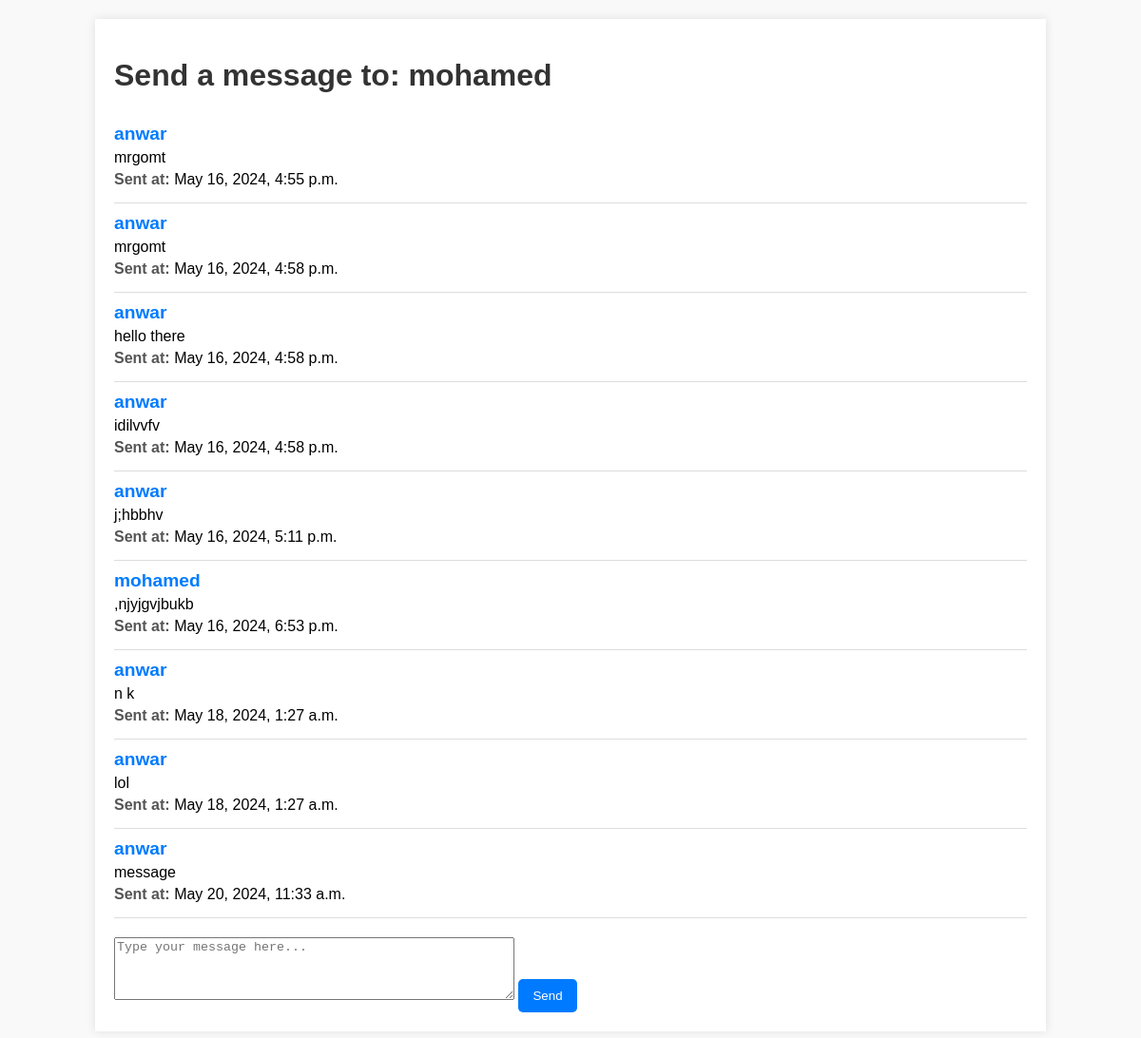
Screenshot of /message/6 with the database file from the repository.
### api/models.py (models this page shows, shortened)
class Message(models.Model):
    body=models.TextField()
    sender=models.ForeignKey(User,on_delete=models.CASCADE,related_name='sender')
    date=models.DateTimeField(auto_now_add=True)
    receiver=models.ForeignKey(User,on_delete=models.SET_NULL,related_name='receiver',null=True)

### api/views.py (the view)
# urls.py: path('message/<str:userid>',TanmirtMessage,name='message'),
def TanmirtMessage(request,userid):
    messages=Message.objects.all()
    receiver=User.objects.get(pk=userid)
    if request.method=='POST':
        form=MessageForm(request.POST)
        if form.is_valid():
            instance=form.save(commit=False)
            instance.sender=request.user
            instance.receiver=receiver
            instance.save()
            return redirect('message',userid=userid)
    else:
        form=MessageForm()
    context={'receiver':receiver , 'form':form,'messages':messages}
    return render(request,'messages.html',context)

### api/forms.py
class MessageForm(ModelForm):
    class Meta:
        model=Message
        fields=[
            'body'
        ]
        widgets = {
            'body': forms.Textarea(attrs={
                'class': 'form-control',
                'placeholder': 'Type your message here...',
                'rows': 4,
                'cols': 50
            }),
        }
        labels = {
            'body': '',
        }

### templates/messages.html (shortened to what this page needs)
<!DOCTYPE html>
<html lang="en">
<head>
    {%load static %}
    <link rel="stylesheet" href="{% static 'css/messages.css' %}">
</head>
<body>
    <div class="container">
        <h1>Send a message to: {{ receiver.username }}</h1>
        {% for message in messages %}
        <div class="message">
            <h1>{{ message.sender.username }}</h1>
            <p>{{ message.body }}</p>
            <p><strong>Sent at:</strong> {{ message.date }}</p>
        </div>
        {% endfor %}
        <form method="post">
            {{ form.body }}
            <button type="submit">Send</button>
        </form>
    </div>
</body>
</html>

### static/css/messages.css (style rules this page uses)
body { font-family: Arial, sans-serif; background-color: #f9f9f9; margin: 0; padding: 0; }
.container { width: 80%; margin: 20px auto; background: #fff; padding: 20px; box-shadow: 0 0 10px rgba(0, 0, 0, 0.1); }
h1 { color: #333; }
.message { border-bottom: 1px solid #ddd; padding: 10px 0; }
.message h1 { font-size: 1.2em; margin: 0; color: #007bff; }
.message p { margin: 5px 0; }
.message strong { color: #555; }
form { margin-top: 20px; }
button { background-color: #007bff; color: #fff; border: none; padding: 10px 15px; cursor: pointer; border-radius: 5px; }

### rows the page displays
Message: sender.username "anwar", body "mrgomt", date "May 16, 2024, 4:55 p.m."
Message: sender.username "anwar", body "mrgomt", date "May 16, 2024, 4:58 p.m."
Message: sender.username "anwar", body "hello there", date "May 16, 2024, 4:58 p.m."
Message: sender.username "anwar", body "idilvvfv", date "May 16, 2024, 4:58 p.m."
Message: sender.username "anwar", body "j;hbbhv", date "May 16, 2024, 5:11 p.m."
Message: sender.username "mohamed", body ",njyjgvjbukb", date "May 16, 2024, 6:53 p.m."
Message: sender.username "anwar", body "n k", date "May 18, 2024, 1:27 a.m."
Message: sender.username "anwar", body "lol", date "May 18, 2024, 1:27 a.m."
Message: sender.username "anwar", body "message", date "May 20, 2024, 11:33 a.m."

### other values shown
{{ receiver.username }} "mohamed"
